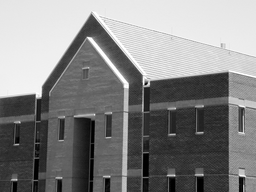
#> input picture digital_image_processing/chapter_10/pictures/building.tif, 256 x 192 px, shrunk from 1114 x 834 before the run, found by its file name
$ python LoG.py
#> lines starting #> are read from the running program, lines starting #| are printed output that depends on the picture
### common/opencv.py
import cv2 as cv
import numpy as np
import sys

# [91 lines left out: functions normlizeImage2Uint8, drawHist, putText, insertPointsBwteen2Points, not called in this run]

class createTrackbar():
    """
    描述: 创建任意多个拖动条
    """
    def __init__(self, button_units, bar_name, size=(200, 400), block=False):
        """
        描述: 初始化拖动条
        参数: button_units: list, 每个元素是一个list(3)，
                            list[0] 滑动条名称，
                            list[1] 初始值（正整数），
                            list[2] 最大值（正整数）

              bar_name: 整个滑动条图片的名称
              size:     附加在按钮上的图片大小
              block:    阻塞机制，如果参数没变化就一直等待,每次循环阻塞默认10ms
        """
        self._button_units = button_units
        self._bar_name = bar_name
        self._size = size
        self._block = block
        self._paralist = []

        imgTrackbar = np.zeros((size[0],size[1],3), np.uint8) #大的黑板，保证拖动条能完全显示
        cv.namedWindow(bar_name, 0)

        for uint in button_units:
            cv.createTrackbar(uint[0], bar_name, uint[1], uint[2], self.nothing)

        cv.imshow(bar_name,imgTrackbar)

    # [6 lines left out: function nothing, not called in this run]

    def getTrackbarPos(self):
        """
        描述: 读取所有滑动条的参数
        返回：None
        """
        paralist = []
        for unit in self._button_units:
            paralist.append(cv.getTrackbarPos(unit[0], self._bar_name))

        ## 如果参数没变化就等待
        if self._block:
            while(paralist == self._paralist):
                paralist = []
                for unit in self._button_units:
                    paralist.append(cv.getTrackbarPos(unit[0], self._bar_name))
                cv.waitKey(10)

        self._paralist = paralist
        return paralist

class cameraUnistort():
    """
    畸变图片矫正
    """
    # [92 lines left out: functions __init__, undistort, cameraCalibration, not called in this run]


# [4 lines that do not run on import are left out]

### digital_image_processing/chapter_10/LoG.py
import cv2 as cv
import os
import sys
import numpy as np
import copy
import math
from matplotlib import pyplot as plt

# gets the absolute path to the file
abspath = os.path.abspath(os.path.dirname(__file__))
# add the library file path
sys.path.append(abspath + "/../../common")
# change the work path
os.chdir(abspath)

import misc_utils
import math_utils
import opencv

def zeroCross(src, threshold):
    """描述：使用3*3的格子判断一个点是否是边缘，中心点的上下、左右、左上右下、右上左下这四对
            点，至少有两对点符号相反，且这两对点差值的绝对值大于某个给定的阈值。则视为边缘点，保留。
    """
    row, col = src.shape
    img_zero_cross = np.zeros((row, col), dtype = 'uint8')

    for x in range(1, row-1):
        for y in range(1, col-1):
            flag = 0

            # 左右
            near_1 = src[x-1, y]
            near_2 = src[x+1, y]
            if (near_1 * near_2 < 0) and \
                (np.abs(near_1 - near_2) > threshold):
                flag += 1

            # 上下
            near_1 = src[x, y-1]
            near_2 = src[x, y+1]
            if (near_1 * near_2 < 0) and \
                (np.abs(near_1 - near_2) > threshold):
                flag += 1

            # 斜对角
            near_1 = src[x+1, y+1]
            near_2 = src[x-1, y-1]
            if (near_1 * near_2 < 0) and \
                (np.abs(near_1 - near_2) > threshold):
                flag += 1

            # 斜对角
            near_1 = src[x+1, y-1]
            near_2 = src[x-1, y+1]
            if (near_1 * near_2 < 0) and \
                (np.abs(near_1 - near_2) > threshold):
                flag += 1

            if flag >= 2:
                img_zero_cross[x,y] = 255

    return img_zero_cross

def LoG():
    """描述：LOG算子：gradient (G(x,y) * f(x,y))
                <==> gradient G(x,y) * f(x,y)
                <==>  laplacian * G(x,y) * f(x,y)
       参数: None
       返回: None
    """
    img_original = cv.imread('pictures/building.tif', 0)
#> img_original is the input picture: shape (192, 256); min 0, max 255, mean 133.3

    # 创建按钮
    button_units = [['threshold', 6, 100],
                    ['sigma', 2, 10],
                    ['n', 25, 30]]

    track_bar = opencv.createTrackbar(button_units, "trackbar")


    while(1):
        cv.waitKey(10)

        # 获取按钮参数
        [threshold, sigma, n] = track_bar.getTrackbarPos()

        ## 1.LoG, 先高斯平滑，再
        # 先高斯平滑
        img_gaussian = cv.GaussianBlur(img_original, (n, n), sigmaX=sigma, sigmaY=sigma)
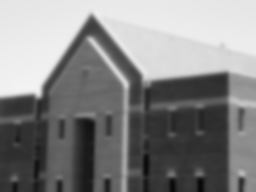
#> img_gaussian: shape (192, 256); min 7, max 242, mean 133.3

        # 拉普拉斯
        # laplacian_core = np.array([[ 1,  1, 1],
        #                            [ 1, -8, 1],
        #                            [ 1,  1, 1]])

        # img_LOG = cv.filter2D(img_gaussian, cv.CV_64F, laplacian_core)

        img_LOG = cv.Laplacian(img_gaussian, cv.CV_16S, ksize = 3)
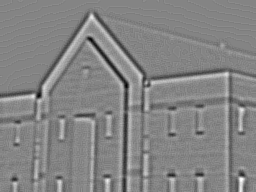
#> img_LOG: shape (192, 256) int16; min -80, max 74, mean 0; drawn with min black and max white

        ## 2.零交叉检测
        img_zero_cross = zeroCross(img_LOG, threshold)
#> after the loop in zeroCross, `for x in range(1, row-1):`:
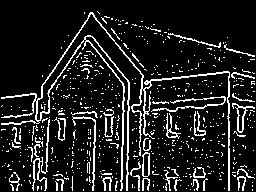
#> img_zero_cross: shape (192, 256); 12.4% white in thin lines or dots

        # 显示灰度图
        # cv.namedWindow('img_original', 0)
        # cv.namedWindow('img_gaussian', 0)
        # cv.namedWindow('img_LOG', 0)
        cv.namedWindow('img_zero_cross', 0)
        # cv.imshow('img_original', img_original)
        # cv.imshow('img_gaussian', img_gaussian)
        # cv.imshow('img_LOG', opencv.normlizeImage2Uint8(img_LOG))
        cv.imshow('img_zero_cross', img_zero_cross)


if __name__=="__main__":
    LoG()
